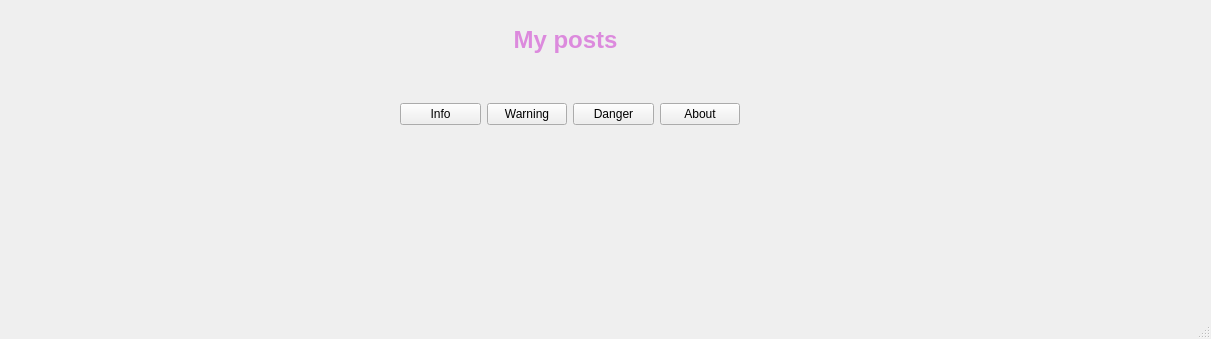
<?xml version="1.0" encoding="UTF-8"?>
<ui version="4.0">
 <class>My_posts</class>
 <widget class="QMainWindow" name="My_posts">
  <property name="geometry">
   <rect>
    <x>0</x>
    <y>0</y>
    <width>1211</width>
    <height>339</height>
   </rect>
  </property>
  <property name="windowTitle">
   <string>My_posts</string>
  </property>
  <widget class="QWidget" name="centralwidget">
   <widget class="QLabel" name="label">
    <property name="geometry">
     <rect>
      <x>510</x>
      <y>10</y>
      <width>111</width>
      <height>61</height>
     </rect>
    </property>
    <property name="text">
     <string>&lt;html&gt;&lt;head/&gt;&lt;body&gt;&lt;h1 align=&quot;center&quot; style=&quot; margin-top:18px; margin-bottom:12px; margin-left:0px; margin-right:0px; -qt-block-indent:0; text-indent:0px;&quot;&gt;&lt;span style=&quot; font-size:xx-large; font-weight:700; color:#dc8add;&quot;&gt;My posts&lt;/span&gt;&lt;/h1&gt;&lt;/body&gt;&lt;/html&gt;</string>
    </property>
   </widget>
   <widget class="QWidget" name="">
    <property name="geometry">
     <rect>
      <x>400</x>
      <y>100</y>
      <width>340</width>
      <height>28</height>
     </rect>
    </property>
    <layout class="QHBoxLayout" name="horizontalLayout">
     <item>
      <widget class="QPushButton" name="btn_info">
       <property name="text">
        <string>Info</string>
       </property>
      </widget>
     </item>
     <item>
      <widget class="QPushButton" name="btn_warning">
       <property name="text">
        <string>Warning</string>
       </property>
      </widget>
     </item>
     <item>
      <widget class="QPushButton" name="btn_danger">
       <property name="text">
        <string>Danger</string>
       </property>
      </widget>
     </item>
     <item>
      <widget class="QPushButton" name="btn_about">
       <property name="text">
        <string>About</string>
       </property>
      </widget>
     </item>
    </layout>
   </widget>
  </widget>
  <widget class="QMenuBar" name="menubar">
   <property name="geometry">
    <rect>
     <x>0</x>
     <y>0</y>
     <width>1211</width>
     <height>23</height>
    </rect>
   </property>
  </widget>
  <widget class="QStatusBar" name="statusbar"/>
 </widget>
 <resources/>
 <connections/>
</ui>
